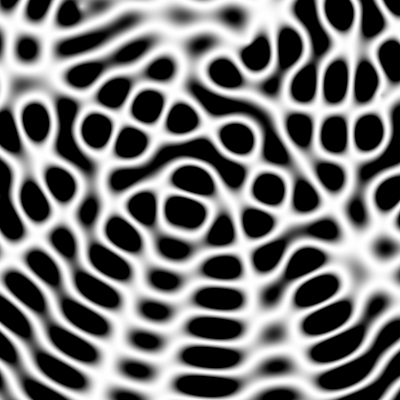
Frame 1 (no input)
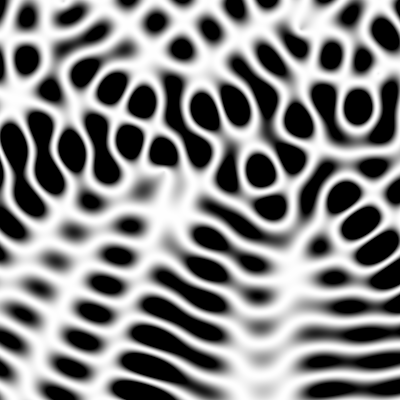
Frame 60 (the mouse pressed at the canvas centre just before this capture)
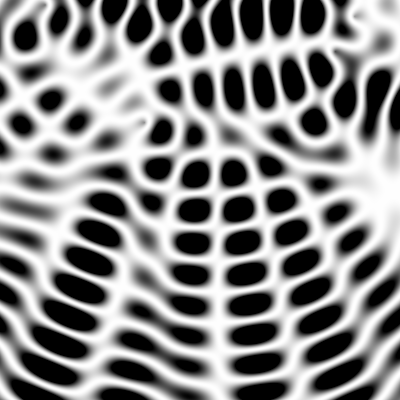
Frame 120 (the mouse held since frame 60 and released just before this capture)

The Processing sketch that drew these frames (run headless with seeded random() and noise(); from frame 60 on, the mouse is pressed at the canvas centre):

// Processing sketch: processing_174975
// ── processing_174975.pde

float[] sX,sY,dX,dY;
float d,z;
int n;
color c;

void setup() {
  size(400,400);
  setS();
}

void setS() {
  n  = round(random(1,5));
  z  = random(0.05,0.3);
  sX = new float[n];sY = new float[n];
  dX = new float[n];dY = new float[n];
  for(int i=0;i<n;i++){
    sX[i] = random(width);sY[i] = random(height);
    dX[i] = random(-1,1);dY[i] = random(-1,1);
  }
}

void draw() {
  for(int i=0;i<n;i++) {
    sX[i]+=dX[i];
    sY[i]+=dY[i];
    if(sX[i]<0||sX[i]>width) {dX[i]*=-1;}
    if(sY[i]<0||sY[i]>height) {dY[i]*=-1;}
  }
  loadPixels();
  for(int x=0;x<width;x++) {
    for(int y=0;y<height;y++) {
      d = 0.0;
      for(int s=0;s<n;s++) {d += sin(dist(sX[s],sY[s],x,y)*z);}
      d=cos(d);
      if(d<0) {c = color(0);} else {c = color(d*255);}
      pixels[y*width+x]=c;
    }
  }
  updatePixels();
}

void keyPressed() {
  setS();
}
